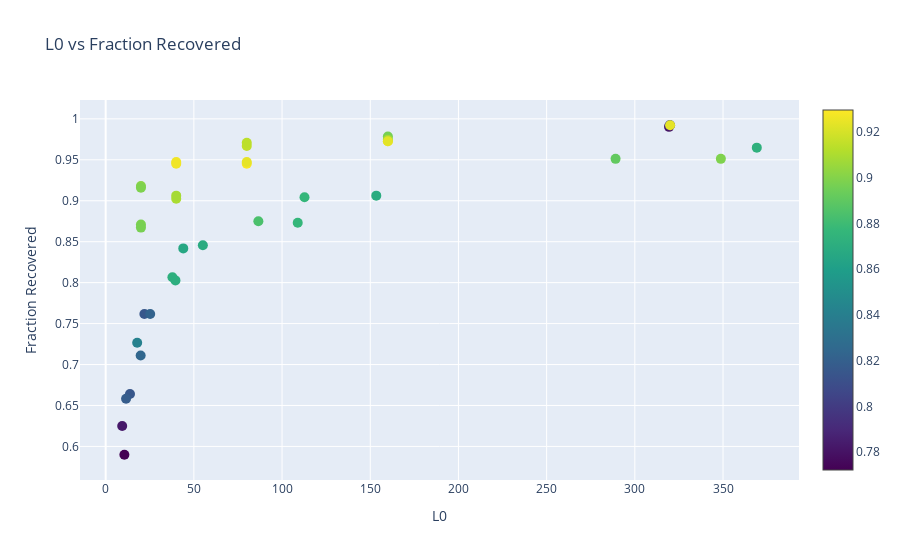

Notebook cell for this chart:
### Code cell
# Set this to true if you have multiple spurious correlation runs to average over
# like: gemma-2-2b_sweep_standard_ctx128_ef8_0824_probe_layer_15_spurious_bias_in_bios_filmmaker_dentist
# and: gemma-2-2b_sweep_standard_ctx128_ef8_0824_probe_layer_15_spurious_bias_in_bios_painter_teacher


def average_multiple_runs(
    ae_group_path: str,
    probe_layer: int,
    column1_vals_list: list[tuple[str, str]],
    threshold: float | int,
    ablated_probe_class_id: str,
    eval_probe_class_id: str,
    eval_data_class_id: str,
    filename_counter: str,
    filters: list[str],
    acc_key: str = "acc",
    intervention_type: str = "spurious",
    dataset: str = "bias_in_bios",
) -> tuple[dict, float, dict]:
    ae_base_path = f"{ae_group_path}_probe_layer_{probe_layer}_{intervention_type}_{dataset}"
    ae_output_path = f"{ae_group_path}"

    all_results = {}
    original_accs = []
    class_acc_dict = {}

    for column1_vals in column1_vals_list:
        ae_run_path = f"{ae_base_path}_{column1_vals[0]}_{column1_vals[1]}"
        sweep_name = ae_run_path
        submodule_trainers = None
        ae_group_paths = utils.get_ae_group_paths(DICTIONARIES_PATH, sweep_name, submodule_trainers)
        ae_paths = utils.get_ae_paths(ae_group_paths)

        temp_results, orig_acc = get_spurious_correlation_plotting_dict(
            ae_paths,
            threshold,
            ablated_probe_class_id,
            eval_probe_class_id,
            eval_data_class_id,
            filename_counter,
            acc_key,
        )

        class_acc_dict[column1_vals] = orig_acc

        all_results.update(temp_results)
        original_accs.append(orig_acc)

        if orig_acc is None:
            raise ValueError(f"Original acc is None for {ae_run_path}")

    final_results = {}

    average_orig_acc = sum(original_accs) / len(original_accs)

    for ae_path in all_results:
        skip_path = False
        for filter in filters:
            if filter in ae_path:
                skip_path = True
                break

        if skip_path:
            continue

        orig_ae_path = ae_path
        name_fixed = False
        for column1_vals in column1_vals_list:
            ae_run_path = f"{ae_base_path}_{column1_vals[0]}_{column1_vals[1]}"
            if ae_run_path in ae_path:
                ae_path = ae_path.replace(ae_run_path, ae_output_path)
                name_fixed = True
        assert name_fixed

        if ae_path not in final_results:
            final_results[ae_path] = all_results[orig_ae_path]
        else:
            final_results[ae_path]["average_diff"] += all_results[orig_ae_path]["average_diff"]

    for ae_path in final_results:
        final_results[ae_path]["average_diff"] /= len(column1_vals_list)

    return final_results, average_orig_acc, class_acc_dict


if plot_averaged_results:
    all_averaged_results = {}
    all_orig_accs = []

    for probe_layer in probe_layers:
        averaged_results = {}
        orig_accs = []

        for ae_group_path in ae_group_paths:
            single_averaged_results, single_average_orig_acc, class_act_dict = (
                average_multiple_runs(
                    ae_group_path,
                    probe_layer,
                    column1_vals_list,
                    threshold,
                    ablated_probe_class_id,
                    eval_probe_class_id,
                    eval_data_class_id,
                    filename_filter,
                    filters,
                )
            )

            averaged_results.update(single_averaged_results)
            orig_accs.append(single_average_orig_acc)

        average_orig_acc = sum(orig_accs) / len(orig_accs)

        averaged_results = filter_by_l0_threshold(averaged_results, l0_threshold)

        print(average_orig_acc)

        graph_title_3var = f"{model} Spurious Correlation\n"
        graph_title_3var += title
        graph_title_3var += f"\nLayer: {probe_layer}"

        plot_3var_graph(
            averaged_results, graph_title_3var, custom_metric1, colorbar_label="Probe Accuracy"
        )
        plot_2var_graph(
            averaged_results, custom_metric1, title=graph_title_3var, y_label="Probe Accuracy"
        )
        plot_interactive_3var_graph(averaged_results, custom_metric1)

        all_averaged_results.update(averaged_results)
        all_orig_accs.extend(orig_accs)

### Figure 1 — Plotly figure (JSON) as saved in the notebook; plotly's stock layout.template omitted (floating-point values rounded to 4 significant figures)
{"data": [{"hoverinfo": "text", "marker": {"color": [0.8123, 0.781, 0.9148, 0.9138, 0.8038, 0.9238, 0.9095, 0.9013, 0.8985, 0.908, 0.9295, 0.8968, 0.9075, 0.9233, 0.8975, 0.9265, 0.9283, 0.924, 0.9263, 0.897, 0.815, 0.7825, 0.8415, 0.8695, 0.8765, 0.8243, 0.7723, 0.822, 0.8908, 0.8988, 0.8153, 0.8713, 0.869, 0.866, 0.871, 0.8183, 0.8765, 0.8838, 0.8723], "colorscale": [[0, "#440154"], [0.1111, "#482878"], [0.2222, "#3e4989"], [0.3333, "#31688e"], [0.4444, "#26828e"], [0.5556, "#1f9e89"], [0.6667, "#35b779"], [0.7778, "#6ece58"], [0.8889, "#b5de2b"], [1, "#fde725"]], "showscale": true, "size": 10}, "mode": "markers", "text": ["AE Path: ../dictionary_learning/dictionaries/09_12_pythia70m_spurious_attrib_only/pythia70m_sweep_topk_ctx128_0730/resid_post_layer_4/trainer_18<br>L0: 319.9800<br>Frac Recovered: 0.9922<br>Custom Metric: 0.8123<br>Dict Size: 16384.0000<br>LR: 0.0002<br>L1 Penalty: 320.0000", "AE Path: ../dictionary_learning/dictionaries/09_12_pythia70m_spurious_attrib_only/pythia70m_sweep_topk_ctx128_0730/resid_post_layer_4/trainer_16<br>L0: 319.3900<br>Frac Recovered: 0.9902<br>Custom Metric: 0.7810<br>Dict Size: 4096.0000<br>LR: 0.0004<br>L1 Penalty: 320.0000", "AE Path: ../dictionary_learning/dictionaries/09_12_pythia70m_spurious_attrib_only/pythia70m_sweep_topk_ctx128_0730/resid_post_layer_4/trainer_11<br>L0: 80.0000<br>Frac Recovered: 0.9668<br>Custom Metric: 0.9148<br>Dict Size: 16384.0000<br>LR: 0.0002<br>L1 Penalty: 80.0000", "AE Path: ../dictionary_learning/dictionaries/09_12_pythia70m_spurious_attrib_only/pythia70m_sweep_topk_ctx128_0730/resid_post_layer_4/trainer_10<br>L0: 80.0000<br>Frac Recovered: 0.9707<br>Custom Metric: 0.9138<br>Dict Size: 16384.0000<br>LR: 0.0002<br>L1 Penalty: 80.0000", "AE Path: ../dictionary_learning/dictionaries/09_12_pythia70m_spurious_attrib_only/pythia70m_sweep_topk_ctx128_0730/resid_post_layer_4/trainer_17<br>L0: 319.7950<br>Frac Recovered: 0.9922<br>Custom Metric: 0.8038<br>Dict Size: 4096.0000<br>LR: 0.0004<br>L1 Penalty: 320.0000", "AE Path: ../dictionary_learning/dictionaries/09_12_pythia70m_spurious_attrib_only/pythia70m_sweep_topk_ctx128_0730/resid_post_layer_4/trainer_19<br>L0: 320.0000<br>Frac Recovered: 0.9922<br>Custom Metric: 0.9238<br>Dict Size: 16384.0000<br>LR: 0.0002<br>L1 Penalty: 320.0000", "AE Path: ../dictionary_learning/dictionaries/09_12_pythia70m_spurious_attrib_only/pythia70m_sweep_topk_ctx128_0730/resid_post_layer_4/trainer_4<br>L0: 40.0000<br>Frac Recovered: 0.9023<br>Custom Metric: 0.9095<br>Dict Size: 4096.0000<br>LR: 0.0004<br>L1 Penalty: 40.0000", "AE Path: ../dictionary_learning/dictionaries/09_12_pythia70m_spurious_attrib_only/pythia70m_sweep_topk_ctx128_0730/resid_post_layer_4/trainer_3<br>L0: 20.0000<br>Frac Recovered: 0.9180<br>Custom Metric: 0.9013<br>Dict Size: 16384.0000<br>LR: 0.0002<br>L1 Penalty: 20.0000", "AE Path: ../dictionary_learning/dictionaries/09_12_pythia70m_spurious_attrib_only/pythia70m_sweep_topk_ctx128_0730/resid_post_layer_4/trainer_2<br>L0: 20.0000<br>Frac Recovered: 0.9160<br>Custom Metric: 0.8985<br>Dict Size: 16384.0000<br>LR: 0.0002<br>L1 Penalty: 20.0000", "AE Path: ../dictionary_learning/dictionaries/09_12_pythia70m_spurious_attrib_only/pythia70m_sweep_topk_ctx128_0730/resid_post_layer_4/trainer_5<br>L0: 40.0000<br>Frac Recovered: 0.9062<br>Custom Metric: 0.9080<br>Dict Size: 4096.0000<br>LR: 0.0004<br>L1 Penalty: 40.0000", "AE Path: ../dictionary_learning/dictionaries/09_12_pythia70m_spurious_attrib_only/pythia70m_sweep_topk_ctx128_0730/resid_post_layer_4/trainer_12<br>L0: 160.0000<br>Frac Recovered: 0.9727<br>Custom Metric: 0.9295<br>Dict Size: 4096.0000<br>LR: 0.0004<br>L1 Penalty: 160.0000", "AE Path: ../dictionary_learning/dictionaries/09_12_pythia70m_spurious_attrib_only/pythia70m_sweep_topk_ctx128_0730/resid_post_layer_4/trainer_15<br>L0: 160.0000<br>Frac Recovered: 0.9785<br>Custom Metric: 0.8968<br>Dict Size: 16384.0000<br>LR: 0.0002<br>L1 Penalty: 160.0000", "AE Path: ../dictionary_learning/dictionaries/09_12_pythia70m_spurious_attrib_only/pythia70m_sweep_topk_ctx128_0730/resid_post_layer_4/trainer_14<br>L0: 160.0000<br>Frac Recovered: 0.9746<br>Custom Metric: 0.9075<br>Dict Size: 16384.0000<br>LR: 0.0002<br>L1 Penalty: 160.0000", "AE Path: ../dictionary_learning/dictionaries/09_12_pythia70m_spurious_attrib_only/pythia70m_sweep_topk_ctx128_0730/resid_post_layer_4/trainer_13<br>L0: 160.0000<br>Frac Recovered: 0.9727<br>Custom Metric: 0.9233<br>Dict Size: 4096.0000<br>LR: 0.0004<br>L1 Penalty: 160.0000", "AE Path: ../dictionary_learning/dictionaries/09_12_pythia70m_spurious_attrib_only/pythia70m_sweep_topk_ctx128_0730/resid_post_layer_4/trainer_0<br>L0: 20.0000<br>Frac Recovered: 0.8711<br>Custom Metric: 0.8975<br>Dict Size: 4096.0000<br>LR: 0.0004<br>L1 Penalty: 20.0000", "AE Path: ../dictionary_learning/dictionaries/09_12_pythia70m_spurious_attrib_only/pythia70m_sweep_topk_ctx128_0730/resid_post_layer_4/trainer_7<br>L0: 40.0000<br>Frac Recovered: 0.9473<br>Custom Metric: 0.9265<br>Dict Size: 16384.0000<br>LR: 0.0002<br>L1 Penalty: 40.0000", "AE Path: ../dictionary_learning/dictionaries/09_12_pythia70m_spurious_attrib_only/pythia70m_sweep_topk_ctx128_0730/resid_post_layer_4/trainer_9<br>L0: 80.0000<br>Frac Recovered: 0.9453<br>Custom Metric: 0.9283<br>Dict Size: 4096.0000<br>LR: 0.0004<br>L1 Penalty: 80.0000", "AE Path: ../dictionary_learning/dictionaries/09_12_pythia70m_spurious_attrib_only/pythia70m_sweep_topk_ctx128_0730/resid_post_layer_4/trainer_8<br>L0: 80.0000<br>Frac Recovered: 0.9473<br>Custom Metric: 0.9240<br>Dict Size: 4096.0000<br>LR: 0.0004<br>L1 Penalty: 80.0000", "AE Path: ../dictionary_learning/dictionaries/09_12_pythia70m_spurious_attrib_only/pythia70m_sweep_topk_ctx128_0730/resid_post_layer_4/trainer_6<br>L0: 40.0000<br>Frac Recovered: 0.9453<br>Custom Metric: 0.9263<br>Dict Size: 16384.0000<br>LR: 0.0002<br>L1 Penalty: 40.0000", "AE Path: ../dictionary_learning/dictionaries/09_12_pythia70m_spurious_attrib_only/pythia70m_sweep_topk_ctx128_0730/resid_post_layer_4/trainer_1<br>L0: 20.0000<br>Frac Recovered: 0.8672<br>Custom Metric: 0.8970<br>Dict Size: 4096.0000<br>LR: 0.0004<br>L1 Penalty: 20.0000", "AE Path: ../dictionary_learning/dictionaries/09_12_pythia70m_spurious_attrib_only/pythia70m_sweep_standard_ctx128_0712/resid_post_layer_4/trainer_18<br>L0: 21.9600<br>Frac Recovered: 0.7617<br>Custom Metric: 0.8150<br>Dict Size: 16384.0000<br>LR: 0.0010<br>L1 Penalty: 0.1250", "AE Path: ../dictionary_learning/dictionaries/09_12_pythia70m_spurious_attrib_only/pythia70m_sweep_standard_ctx128_0712/resid_post_layer_4/trainer_20<br>L0: 9.3750<br>Frac Recovered: 0.6250<br>Custom Metric: 0.7825<br>Dict Size: 4096.0000<br>LR: 0.0010<br>L1 Penalty: 0.1500", "AE Path: ../dictionary_learning/dictionaries/09_12_pythia70m_spurious_attrib_only/pythia70m_sweep_standard_ctx128_0712/resid_post_layer_4/trainer_16<br>L0: 17.8700<br>Frac Recovered: 0.7266<br>Custom Metric: 0.8415<br>Dict Size: 4096.0000<br>LR: 0.0010<br>L1 Penalty: 0.1250", "AE Path: ../dictionary_learning/dictionaries/09_12_pythia70m_spurious_attrib_only/pythia70m_sweep_standard_ctx128_0712/resid_post_layer_4/trainer_11<br>L0: 153.4200<br>Frac Recovered: 0.9062<br>Custom Metric: 0.8695<br>Dict Size: 16384.0000<br>LR: 0.0001<br>L1 Penalty: 0.0750", "AE Path: ../dictionary_learning/dictionaries/09_12_pythia70m_spurious_attrib_only/pythia70m_sweep_standard_ctx128_0712/resid_post_layer_4/trainer_10<br>L0: 112.7250<br>Frac Recovered: 0.9043<br>Custom Metric: 0.8765<br>Dict Size: 16384.0000<br>LR: 0.0010<br>L1 Penalty: 0.0750", "AE Path: ../dictionary_learning/dictionaries/09_12_pythia70m_spurious_attrib_only/pythia70m_sweep_standard_ctx128_0712/resid_post_layer_4/trainer_17<br>L0: 19.8350<br>Frac Recovered: 0.7109<br>Custom Metric: 0.8243<br>Dict Size: 4096.0000<br>LR: 0.0001<br>L1 Penalty: 0.1250", "AE Path: ../dictionary_learning/dictionaries/09_12_pythia70m_spurious_attrib_only/pythia70m_sweep_standard_ctx128_0712/resid_post_layer_4/trainer_21<br>L0: 10.6150<br>Frac Recovered: 0.5898<br>Custom Metric: 0.7723<br>Dict Size: 4096.0000<br>LR: 0.0001<br>L1 Penalty: 0.1500", "AE Path: ../dictionary_learning/dictionaries/09_12_pythia70m_spurious_attrib_only/pythia70m_sweep_standard_ctx128_0712/resid_post_layer_4/trainer_19<br>L0: 25.2300<br>Frac Recovered: 0.7617<br>Custom Metric: 0.8220<br>Dict Size: 16384.0000<br>LR: 0.0001<br>L1 Penalty: 0.1250", "AE Path: ../dictionary_learning/dictionaries/09_12_pythia70m_spurious_attrib_only/pythia70m_sweep_standard_ctx128_0712/resid_post_layer_4/trainer_4<br>L0: 289.0800<br>Frac Recovered: 0.9512<br>Custom Metric: 0.8908<br>Dict Size: 4096.0000<br>LR: 0.0010<br>L1 Penalty: 0.0500", "AE Path: ../dictionary_learning/dictionaries/09_12_pythia70m_spurious_attrib_only/pythia70m_sweep_standard_ctx128_0712/resid_post_layer_4/trainer_5<br>L0: 348.7800<br>Frac Recovered: 0.9512<br>Custom Metric: 0.8988<br>Dict Size: 4096.0000<br>LR: 0.0001<br>L1 Penalty: 0.0500", "AE Path: ../dictionary_learning/dictionaries/09_12_pythia70m_spurious_attrib_only/pythia70m_sweep_standard_ctx128_0712/resid_post_layer_4/trainer_23<br>L0: 13.7850<br>Frac Recovered: 0.6641<br>Custom Metric: 0.8153<br>Dict Size: 16384.0000<br>LR: 0.0001<br>L1 Penalty: 0.1500", "AE Path: ../dictionary_learning/dictionaries/09_12_pythia70m_spurious_attrib_only/pythia70m_sweep_standard_ctx128_0712/resid_post_layer_4/trainer_12<br>L0: 37.8400<br>Frac Recovered: 0.8066<br>Custom Metric: 0.8713<br>Dict Size: 4096.0000<br>LR: 0.0010<br>L1 Penalty: 0.1000", "AE Path: ../dictionary_learning/dictionaries/09_12_pythia70m_spurious_attrib_only/pythia70m_sweep_standard_ctx128_0712/resid_post_layer_4/trainer_15<br>L0: 55.1000<br>Frac Recovered: 0.8457<br>Custom Metric: 0.8690<br>Dict Size: 16384.0000<br>LR: 0.0001<br>L1 Penalty: 0.1000", "AE Path: ../dictionary_learning/dictionaries/09_12_pythia70m_spurious_attrib_only/pythia70m_sweep_standard_ctx128_0712/resid_post_layer_4/trainer_14<br>L0: 43.9950<br>Frac Recovered: 0.8418<br>Custom Metric: 0.8660<br>Dict Size: 16384.0000<br>LR: 0.0010<br>L1 Penalty: 0.1000", "AE Path: ../dictionary_learning/dictionaries/09_12_pythia70m_spurious_attrib_only/pythia70m_sweep_standard_ctx128_0712/resid_post_layer_4/trainer_13<br>L0: 39.5650<br>Frac Recovered: 0.8027<br>Custom Metric: 0.8710<br>Dict Size: 4096.0000<br>LR: 0.0001<br>L1 Penalty: 0.1000", "AE Path: ../dictionary_learning/dictionaries/09_12_pythia70m_spurious_attrib_only/pythia70m_sweep_standard_ctx128_0712/resid_post_layer_4/trainer_22<br>L0: 11.5650<br>Frac Recovered: 0.6582<br>Custom Metric: 0.8183<br>Dict Size: 16384.0000<br>LR: 0.0010<br>L1 Penalty: 0.1500", "AE Path: ../dictionary_learning/dictionaries/09_12_pythia70m_spurious_attrib_only/pythia70m_sweep_standard_ctx128_0712/resid_post_layer_4/trainer_9<br>L0: 108.8900<br>Frac Recovered: 0.8730<br>Custom Metric: 0.8765<br>Dict Size: 4096.0000<br>LR: 0.0001<br>L1 Penalty: 0.0750", "AE Path: ../dictionary_learning/dictionaries/09_12_pythia70m_spurious_attrib_only/pythia70m_sweep_standard_ctx128_0712/resid_post_layer_4/trainer_8<br>L0: 86.5700<br>Frac Recovered: 0.8750<br>Custom Metric: 0.8838<br>Dict Size: 4096.0000<br>LR: 0.0010<br>L1 Penalty: 0.0750", "AE Path: ../dictionary_learning/dictionaries/09_12_pythia70m_spurious_attrib_only/pythia70m_sweep_standard_ctx128_0712/resid_post_layer_4/trainer_6<br>L0: 369.1500<br>Frac Recovered: 0.9648<br>Custom Metric: 0.8723<br>Dict Size: 16384.0000<br>LR: 0.0010<br>L1 Penalty: 0.0500"], "type": "scatter", "x": [320.0, 319.4, 80, 80, 319.8, 320, 40, 20, 20, 40, 160, 160, 160, 160, 20, 40, 80, 80, 40, 20, 21.96, 9.375, 17.87, 153.4, 112.7, 19.84, 10.61, 25.23, 289.1, 348.8, 13.78, 37.84, 55.1, 43.99, 39.56, 11.56, 108.9, 86.57, 369.1], "y": [0.9922, 0.9902, 0.9668, 0.9707, 0.9922, 0.9922, 0.9023, 0.918, 0.916, 0.9062, 0.9727, 0.9785, 0.9746, 0.9727, 0.8711, 0.9473, 0.9453, 0.9473, 0.9453, 0.8672, 0.7617, 0.625, 0.7266, 0.9062, 0.9043, 0.7109, 0.5898, 0.7617, 0.9512, 0.9512, 0.6641, 0.8066, 0.8457, 0.8418, 0.8027, 0.6582, 0.873, 0.875, 0.9648]}], "layout": {"hovermode": "closest", "title": {"text": "L0 vs Fraction Recovered"}, "xaxis": {"title": {"text": "L0"}}, "yaxis": {"title": {"text": "Fraction Recovered"}}}}
